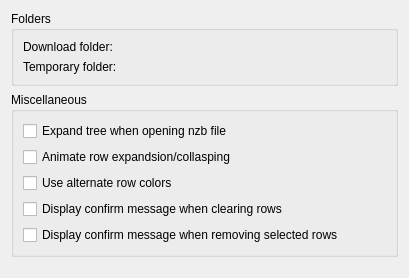
<?xml version="1.0" encoding="UTF-8"?>
<ui version="4.0">
 <class>PreferencesGeneral</class>
 <widget class="QWidget" name="PreferencesGeneral">
  <property name="geometry">
   <rect>
    <x>0</x>
    <y>0</y>
    <width>409</width>
    <height>278</height>
   </rect>
  </property>
  <property name="toolTip">
   <string>Expand treeview automatically when a .nzb file is open</string>
  </property>
  <layout class="QGridLayout" name="gridLayout_2">
   <item row="0" column="0">
    <widget class="QGroupBox" name="groupBoxFolder">
     <property name="title">
      <string>Folders</string>
     </property>
     <layout class="QGridLayout">
      <item row="1" column="0">
       <widget class="QLabel" name="labelTempFolder">
        <property name="text">
         <string>Temporary folder: </string>
        </property>
       </widget>
      </item>
      <item row="1" column="1">
       <widget class="KUrlRequester" name="kcfg_temporaryFolder">
        <property name="toolTip">
         <string>Set temporary folder</string>
        </property>
        <property name="filter">
         <string notr="true"/>
        </property>
        <property name="clickMessage">
         <string notr="true"/>
        </property>
       </widget>
      </item>
      <item row="0" column="0">
       <widget class="QLabel" name="labelComplFolder">
        <property name="text">
         <string>Download folder: </string>
        </property>
       </widget>
      </item>
      <item row="0" column="1">
       <widget class="KUrlRequester" name="kcfg_completedFolder">
        <property name="toolTip">
         <string>Set download folder</string>
        </property>
        <property name="filter">
         <string notr="true"/>
        </property>
        <property name="clickMessage">
         <string notr="true"/>
        </property>
       </widget>
      </item>
     </layout>
    </widget>
   </item>
   <item row="1" column="0">
    <widget class="QGroupBox" name="groupBoxMisc">
     <property name="title">
      <string>Miscellaneous</string>
     </property>
     <layout class="QGridLayout" name="gridLayout">
      <item row="0" column="0">
       <widget class="QCheckBox" name="kcfg_expandTreeView">
        <property name="toolTip">
         <string>Expand treeview automatically when a .nzb file is open</string>
        </property>
        <property name="text">
         <string>Expand tree when opening nzb file</string>
        </property>
       </widget>
      </item>
      <item row="1" column="0">
       <widget class="QCheckBox" name="kcfg_animateTreeView">
        <property name="toolTip">
         <string>Expand and collapse treeview with animation</string>
        </property>
        <property name="text">
         <string>Animate row expandsion/collasping</string>
        </property>
       </widget>
      </item>
      <item row="2" column="0">
       <widget class="QCheckBox" name="kcfg_alternateColors">
        <property name="toolTip">
         <string>Alternate background color for each row</string>
        </property>
        <property name="text">
         <string>Use alternate row colors</string>
        </property>
       </widget>
      </item>
      <item row="3" column="0">
       <widget class="QCheckBox" name="kcfg_confirmClear">
        <property name="toolTip">
         <string>Display dialog box when Clear button has been pushed</string>
        </property>
        <property name="text">
         <string>Display confirm message when clearing rows</string>
        </property>
       </widget>
      </item>
      <item row="4" column="0">
       <widget class="QCheckBox" name="kcfg_confirmRemove">
        <property name="toolTip">
         <string>Display dialog box when Remove button has been pushed</string>
        </property>
        <property name="text">
         <string>Display confirm message when removing selected rows</string>
        </property>
       </widget>
      </item>
     </layout>
    </widget>
   </item>
   <item row="2" column="0">
    <spacer name="spacer">
     <property name="orientation">
      <enum>Qt::Vertical</enum>
     </property>
     <property name="sizeHint" stdset="0">
      <size>
       <width>382</width>
       <height>20</height>
      </size>
     </property>
    </spacer>
   </item>
  </layout>
 </widget>
 <customwidgets>
  <customwidget>
   <class>KUrlRequester</class>
   <extends>QFrame</extends>
   <header>kurlrequester.h</header>
   <container>1</container>
  </customwidget>
 </customwidgets>
 <resources/>
 <connections/>
</ui>
